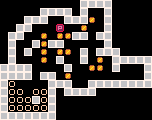

A level layout from a 2D game, rendered from its tile map. Below: a short description, then the map file with its tile-grid data intact:
An orthogonal 19x15 tile map with 8x8 px tiles, 1 tile layer (tiles).

<map version="1.0" tiledversion="1.0.2" orientation="orthogonal" renderorder="left-up" width="19" height="15" tilewidth="8" tileheight="8" nextobjectid="1">
 <tileset firstgid="1" source="tileset.tsx" />
 <layer name="tiles" width="19" height="15">
  <data encoding="csv">
0,0,0,0,0,0,0,0,0,0,5,5,5,5,0,0,0,0,0,0,0,0,0,0,5,5,5,5,0,5,0,0,5,0,0,0,0,0,0,0,0,5,5,5,0,0,5,5,5,1,0,5,0,0,0,0,0,0,0,5,5,0,0,0,3,0,0,1,0,0,5,0,0,0,0,0,0,5,5,0,0,1,0,1,1,5,5,0,5,5,0,0,0,0,0,0,5,0,0,5,1,5,5,0,0,0,0,0,5,0,0,0,0,0,0,5,0,5,0,1,0,1,1,0,5,0,5,5,5,0,0,0,0,0,5,0,0,0,1,0,5,0,0,5,0,1,0,5,5,5,5,5,5,5,5,5,0,0,0,0,5,0,0,1,1,0,5,0,0,0,5,5,5,5,5,0,5,5,0,1,0,0,0,0,0,0,0,0,0,5,5,2,0,0,0,0,5,5,5,0,0,5,5,5,5,5,5,5,5,5,2,2,0,2,2,5,0,5,5,5,5,0,0,0,0,0,0,0,5,2,2,2,5,2,5,0,0,0,0,0,0,0,0,0,0,0,0,5,2,2,2,2,2,5,0,0,0,0,0,0,0,0,0,0,0,0,5,5,5,5,5,5,5,0,0,0,0,0,0,0,0,0,0,0,0
</data>
 </layer>
</map>
